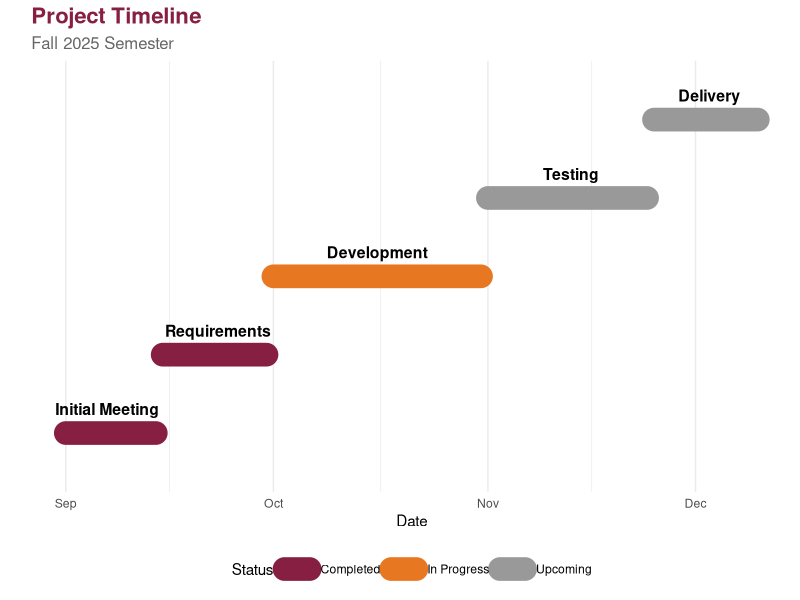
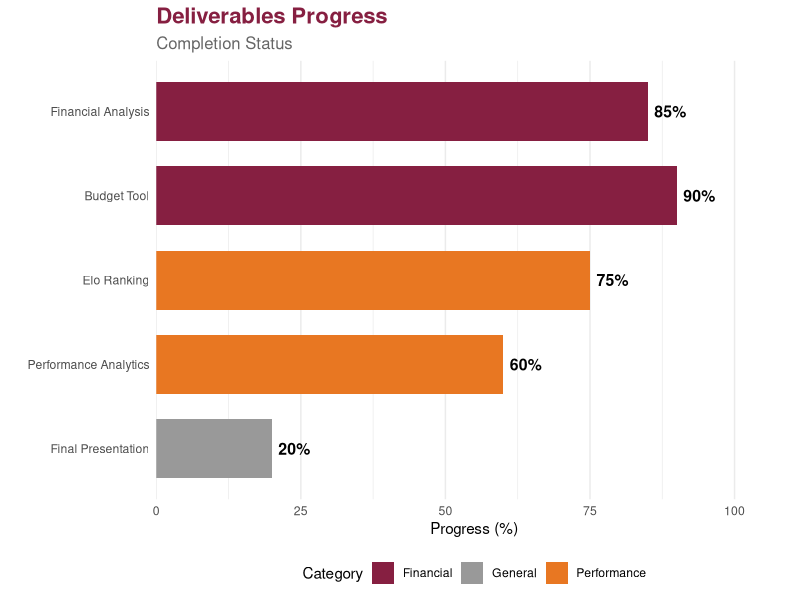

Recreate these plots in R, in order.
## ---- chunk 1
library(ggplot2)
library(dplyr)
library(knitr)

# VT Colors
vt_maroon <- "#861F41"
vt_orange <- "#E87722"
## ---- chunk 2
# Create timeline data
timeline_data <- data.frame(
  phase = c("Initial Meeting", "Requirements", "Development", "Testing", "Delivery"),
  start_date = as.Date(c("2025-09-01", "2025-09-15", "2025-10-01", "2025-11-01", "2025-11-25")),
  end_date = as.Date(c("2025-09-14", "2025-09-30", "2025-10-31", "2025-11-24", "2025-12-10")),
  status = c("Completed", "Completed", "In Progress", "Upcoming", "Upcoming"),
  y_pos = c(1, 2, 3, 4, 5)
)

# Create the timeline visualization
ggplot(timeline_data, aes(x = start_date, y = y_pos)) +
  geom_segment(aes(x = start_date, xend = end_date, y = y_pos, yend = y_pos, color = status),
               size = 8, lineend = "round") +
  geom_point(aes(x = start_date, color = status), size = 5) +
  geom_point(aes(x = end_date, color = status), size = 5) +
  geom_text(aes(label = phase, x = start_date + (end_date - start_date)/2), 
            vjust = -1.5, size = 4, fontface = "bold") +
  scale_color_manual(values = c("Completed" = vt_maroon, 
                                 "In Progress" = vt_orange,
                                 "Upcoming" = "gray60")) +
  scale_y_continuous(limits = c(0.5, 5.5)) +
  labs(title = "Project Timeline",
       subtitle = "Fall 2025 Semester",
       x = "Date",
       y = "",
       color = "Status") +
  theme_minimal() +
  theme(
    axis.text.y = element_blank(),
    axis.ticks.y = element_blank(),
    panel.grid.major.y = element_blank(),
    panel.grid.minor.y = element_blank(),
    plot.title = element_text(size = 16, face = "bold", color = vt_maroon),
    plot.subtitle = element_text(size = 12, color = "gray40"),
    legend.position = "bottom"
  )
## ---- chunk 3
# Create deliverables progress data
deliverables <- data.frame(
  item = c("Financial Analysis", "Budget Tool", "Elo Ranking", 
           "Performance Analytics", "Final Presentation"),
  progress = c(85, 90, 75, 60, 20),
  category = c("Financial", "Financial", "Performance", "Performance", "General")
)

deliverables$item <- factor(deliverables$item, levels = rev(deliverables$item))

ggplot(deliverables, aes(x = progress, y = item, fill = category)) +
  geom_col(width = 0.7) +
  geom_text(aes(label = paste0(progress, "%")), hjust = -0.2, size = 4, fontface = "bold") +
  scale_fill_manual(values = c("Financial" = vt_maroon, 
                                "Performance" = vt_orange,
                                "General" = "gray60")) +
  scale_x_continuous(limits = c(0, 110), expand = c(0, 0)) +
  labs(title = "Deliverables Progress",
       subtitle = "Completion Status",
       x = "Progress (%)",
       y = "",
       fill = "Category") +
  theme_minimal() +
  theme(
    plot.title = element_text(size = 16, face = "bold", color = vt_maroon),
    plot.subtitle = element_text(size = 12, color = "gray40"),
    legend.position = "bottom",
    panel.grid.major.y = element_blank()
  )
## ---- chunk 4
milestones <- data.frame(
  Date = c("Sept 1", "Sept 15", "Oct 1", "Nov 1", "Nov 25", "Dec 10"),
  Milestone = c(
    "Initial Client Meeting",
    "Requirements Gathering Complete",
    "Development Phase Begins",
    "Testing Phase Begins",
    "Client Review & Feedback",
    "Final Delivery"
  ),
  Status = c("✅ Completed", "✅ Completed", "🔄 In Progress", 
             "⏳ Upcoming", "⏳ Upcoming", "⏳ Upcoming")
)

kable(milestones, align = c('l', 'l', 'c'))
